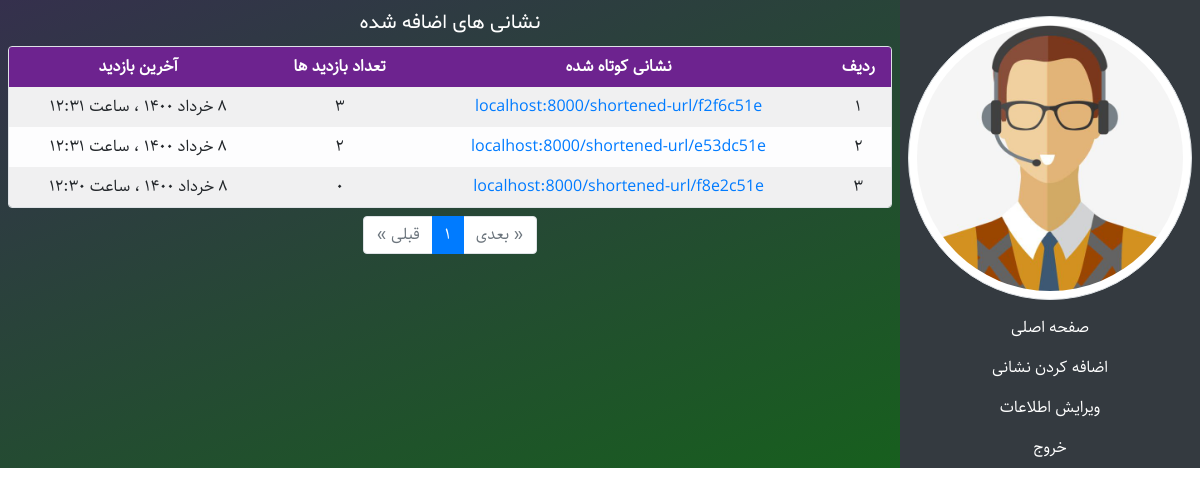
The page /dashboard/ (signed in) on the database its author committed.
### URLshortener/models.py (models this page shows, shortened)
class UserProfile(models.Model):
    photo = models.ImageField(upload_to='profile_images', verbose_name='تصویر')
    birth_date = models.DateField(blank=True, verbose_name='تاریخ تولد')
    user = models.OneToOneField(User, on_delete=models.CASCADE, related_name='profile')
    def birth_date_jalali(self):
        return date_to_jalali_str(self.birth_date)
    birth_date_jalali.short_description = 'تاریخ تولد'
    class Meta:
        verbose_name = 'پروفایل'
        verbose_name_plural = 'پروفایل ها'

class URL(models.Model):
    address = models.URLField(max_length=512, verbose_name='نشانی اینترنتی')
    slug = models.SlugField(max_length=8, unique=True, verbose_name='اسلاگ')
    visits = models.PositiveIntegerField(default=0, verbose_name='تعداد بازدید ها')
    created = models.DateTimeField(auto_now_add=True, verbose_name='تاریخ ایجاد')
    last_visit = models.DateTimeField(default=timezone.now, verbose_name='آخرین بازدید')
    author = models.ForeignKey(User, on_delete=models.CASCADE, related_name='urls',
                               verbose_name='ایجاد کننده')
    def last_visit_jalali(self):
        return datetime_to_jalali_str(self.last_visit)
    last_visit_jalali.short_description = 'آخرین بازدید'
    def created_jalali(self):
        return datetime_to_jalali_str(self.created)
    created_jalali.short_description = 'تاریخ ایجاد'
    def __str__(self):
        return 'localhost:8000/shortened-url/' + self.slug
    class Meta:
        verbose_name = 'نشانی اینترنتی'
        verbose_name_plural = 'نشانی های اینترنتی'

### URLshortener/views.py (the view)
# urls.py: path('dashboard/', views.dashboard, name='dashboard'),
@login_required
def dashboard(request):
    url_list = request.user.urls.order_by('-visits')
    paginator = Paginator(url_list, 10)
    page_number = request.GET.get('page', 1)
    page_obj = paginator.get_page(page_number)
    context = {
        'short_urls': page_obj,
    }
    return render(request, 'URLshortener/dashboard.html', context)

### URLshortener/templatetags/custom_filters.py (called while the page is built)
@register.filter
@stringfilter
def to_persian(string):
    return numbers_to_persian(string)

### URLshortener/templatetags/custom_tags.py (called while the page is built)
@register.inclusion_tag('URLshortener/paginator.html')
def paginator(page):
    return {
        'page': page,
    }

@register.inclusion_tag('URLshortener/urls_table.html')
def urls_table(page):
    return {
        'page': page,
    }

### extensions/jalali.py (called while the page is built)
    def persian_tuple(self):
        return self.persian_year, self.persian_month, self.persian_day

### extensions/time_utils.py (called while the page is built)
def numbers_to_persian(string):
    en_to_fa = {
        '0': '۰',
        '1': '۱',
        '2': '۲',
        '3': '۳',
        '4': '۴',
        '5': '۵',
        '6': '۶',
        '7': '۷',
        '8': '۸',
        '9': '۹',
    }
    for en, fa in en_to_fa.items():
        string = string.replace(en, fa)
    return string

def datetime_to_jalali_str(time):
    jalali_month = (
        'فروردین',
        'اردیبهشت',
        'خرداد',
        'تیر',
        'مرداد',
        'شهریور',
        'مهر',
        'آبان',
        'آذر',
        'دی',
        'بهمن',
        'اسفند'
    )
    time = timezone.localtime(time)
    year, month, day = jalali.Gregorian(time.year, time.month, time.day).persian_tuple()
    jalali_to_str = '{} {} {} ، ساعت {:02d}:{:02d}'.format(
        day,
        jalali_month[month-1],
        year,
        time.hour,
        time.minute
    )
    return numbers_to_persian(jalali_to_str)

### templates/URLshortener/dashboard.html (shortened to what this page needs)
{% extends 'URLshortener/base.html' %}
{% load static %}
{% load custom_filters %}
{% load custom_tags %}
{% block head %}
	<link rel='stylesheet' href="{% static 'URLshortener/css/dashboard.css' %}">
{% endblock %}
{% block main %}
    <div class='row container-fluid p-0 m-0'>
        <aside class='col-sm-3 bg-dark p-0 pt-2'>
            {% if user.profile.photo.url %}
            <div class='p-2'>
                <img class='w-100 p-2 rounded-circle img-thumbnail' src='{{ user.profile.photo.url }}'>
            </div>
            {% endif %}
            <ul class='nav flex-column text-center text-white p-0'>
                <li class="nav-item p-2"><a href="{% url 'URLshortener:home' %}" >صفحه اصلی</a></li>
                <li class="nav-item p-2"><a href="{% url 'URLshortener:add-url' %}" >اضافه کردن نشانی</a></li>
                <li class="nav-item p-2"><a href="#" >ویرایش اطلاعات</a></li>
                <li class="nav-item p-2"><a href="{% url 'auth_logout' %}?next=/" >خروج</a></li>
            </ul>
        </aside>
        <div class='col-sm-9 p-2'>
            <div class='container text-center text-white main-title'>نشانی های اضافه شده</div>
            <div class='container table-responsive p-0 my-2 mx-auto rounded table-div border'>
                {% urls_table short_urls %}
            </div>
            {% paginator short_urls %}
        </div>
    </div>
{% endblock %}

### templates/URLshortener/urls_table.html
{% load custom_filters %}
<table class='table table-light table-striped table-borderless text-center p-0 mx-auto my-0'>
    <thead>
        <tr style='background-color: #6d238f;' class='text-white'>
            <th class='p-2'>ردیف</th>
            <th class='p-2'>نشانی کوتاه شده</th>
            <th class='p-2'>تعداد بازدید ها</th>
            <th class='p-2'>آخرین بازدید</th>
        </tr>
    </thead>
    <tbody>
        {% for short_url in page %}
        <tr>
            <td class='p-2'>
                {{ forloop.counter0|add:page.start_index|to_persian }}
            </td>
            <td class='p-2'>
                <a href="{% url 'URLshortener:shortened-url' short_url.slug%}">
                {{ short_url }}
                </a>
            </td>
            <td class='p-2'>{{ short_url.visits|to_persian }}</td>
            <td class='p-2'>{{ short_url.last_visit_jalali }}</td>
        </tr>
        {% endfor %}
    </tbody>
</table>

### static/URLshortener/css/base.css (style rules this page uses)
body { direction: rtl; font-family: Sahel; background-image: linear-gradient(to right bottom, #35304d, #136617); background-size: cover; background-repeat: no-repeat; background-position: center; }

### static/URLshortener/css/dashboard.css (style rules this page uses)
.main-title { font-family: Shabnam; font-size: 20px; }
.nav-item a { color: white; }

### rows shown on the page
URL: slug "localhost:8000/shortened-url/f2f6c51e", visits|to_persian "۳", last_visit_jalali "۸ خرداد ۱۴۰۰ ، ساعت ۱۲:۳۱"
URL: slug "localhost:8000/shortened-url/e53dc51e", visits|to_persian "۲", last_visit_jalali "۸ خرداد ۱۴۰۰ ، ساعت ۱۲:۳۱"
URL: slug "localhost:8000/shortened-url/f8e2c51e", visits|to_persian "۰", last_visit_jalali "۸ خرداد ۱۴۰۰ ، ساعت ۱۲:۳۰"

### other values the page prints
{{ i|to_persian }} "۱"
